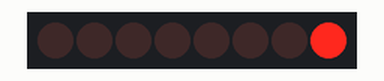
Bench run of a sketch on a simulated Arduino Uno, built with avr-gcc and run on an emulated ATmega328P. Parts: 8 shift-register outputs drawn as a row of LEDs (first output left, lit = HIGH). Wiring (inferred from the names in the program): shift register (74HC595): data pin 6; shift clock pin 3. Wiring (inferred from the signals the program sends): row of LEDs: on Q0, Q1, Q2, Q3, Q4, Q5, Q6, Q7.

Above: at 7.3 s.
At 7.97 s:
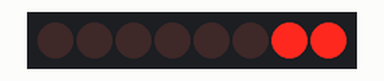
At 15.87 s:
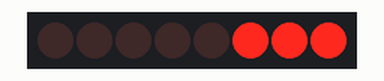
At 29.73 s:
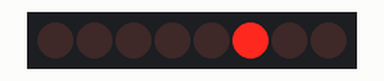
Timing chart, 0 to 37.1 s (numbered marks = the images above):
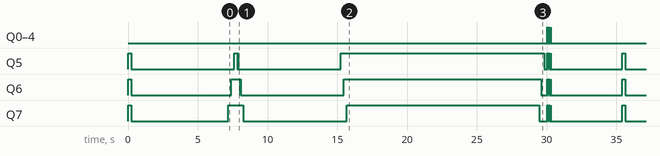

Measured:
- by itself, Q7: LOW → HIGH at 0.01 s, → LOW 0.21 s later, → HIGH 7.0 s later, → LOW 1.1 s later, … (14 changes in this stretch)

The sketch:

MM5450N_Driver.ino
```cpp
// Program..: stairway_v.1_code.pde
// Author...: l.e. hughes
// Date.....: 27 May 2011
// Notes....: Basic, simple example of using shift registers to control the MM5450/5451
//            LED driver. This program was specifically written for the 5450, but should
//            also work with the 5451 and be easily modified for others. The 5450/5451
//            is latching and requires 36 signal databits to send all of the information
//            to control the LEDs (34 for the 5450; 35 for the 5451). There are minor
//            differences in the chip between the manufacturers, please read the appropriate
//            datasheet(s) before connecting power.
//
#define BITSB 8                        // number of bits per byte, used for code clarity
#define DATABITS 36                    // what we must send to the chip in order to control the lights
#define STARTBIT 1                     // value of the starting bit;

const int clockPin  = 3;               // connect Arduino pin 3 to clock pin (21) on the 5450
const int dataPin   = 6;               // connect Arduino pin 6 to data pin (22) on the 5450
const int delayTime = 200;             // delay between lights

// The following line just computes the number of bytes we will need in the ledArray to hold all of
// bits of data for the signal; it could be declared statically.
//
const int arrayLen  = (int)((DATABITS - 1) / BITSB) + 1;

// This is the actual array that will hold the signal bits. This program, for the 5450/5451, will
// need 5 bytes for a total of 40 bits.
//
byte ledArray[arrayLen];               // for this chip, length is 5 and that could hold 40 values

typedef enum                           // this exists primarily for code clarity
{
    OFF, ON
} ledState;

// Start program -------------------------------------------------------------------------------------
//
void setup()
{
	pinMode(clockPin, OUTPUT);           // we don't need a latch pin since the 5450/5451 latched after
	pinMode(dataPin,  OUTPUT);           // receiving the 36 databits
	allOff();                            // start with all lights off
}

void loop()
{
	allOn();                             // turn all lights on
	sendDatabits();
	delay(delayTime);

	allOff();                            // turn all lights off
	sendDatabits();
	delay(delayTime);

	for(int i = 1; i < DATABITS; i++)    // turn all lights on, in numerical order, starting with light 1
	{
		setLight(i, ON);
		sendDatabits();
		delay(delayTime);
	}

	for(int i = (DATABITS - 1); i > 0; i--)
	{
		setLight(i, OFF);                  // turn all lights off, in reverse numerical order, starting
		sendDatabits();                    // with the last light
		delay(delayTime);
	}

	for(int i = (DATABITS - 1); i > 0; i--)
	{
		setLight(i, ON);                   // turn all lights on, in reverse numerical order, starting
		sendDatabits();                    // with the last light
		delay(delayTime);
	}

	for(int i = 1; i < DATABITS; i++)    // turn all lights off, in numerical order, starting with light 1
	{
		setLight(i, OFF);
		sendDatabits();
		delay(delayTime);
	}

	for(int i = 0; i < 3; i++)            // flash the lights 3 times
	{
		allOn();
		sendDatabits();
		allOff();
		sendDatabits();
		delay(100);
	}
	delay(5000);                          // wait 5 seconds before starting loop over

// Other examples:
//
// setLight(1,ON);                    // This would turn light 1 on
// sendDatabits();
// toggleLight(1);                    // This would turn it off
// sendDatabits();
// setLight(2,ON);                    // Turn on lights 2 and 4
// setLight(4,ON);
// sendDatabits();
}

// Subroutine that sends all of the DATABITS to the chip. It begins by first sending the startbit, then it
// uses the Arduino shiftOut function to send the bits in each byte of the ledArray. I could have put the
// STARTBIT into the ledArray but decided that I liked it better outside of the array. Any time you want
// to turn lights on or off, this routine must be called after setting the appropriate bits in the ledArray.
//
void sendDatabits()
{
	digitalWrite(clockPin, LOW);
	delay(2);
	digitalWrite(dataPin, STARTBIT);
	delay(2);
	digitalWrite(clockPin, HIGH);
	delay(5);
	digitalWrite(clockPin, LOW);
	delay(2);
	for(int i = 0; i < arrayLen; i++)
	{
		shiftOut(dataPin, clockPin, LSBFIRST, ledArray[i]);
	}

}

// Subroutine that takes a light (output pin) as a sole argument and sets the bit value for that pin
// to the opposite of its current setting (toggle).
//
void toggleLight(int pin)
{
	byte arrayElem = int((pin - 1) / BITSB);                 // which element of the ledArray is pin in
	byte byteElem  = (pin - (arrayElem * BITSB)) - 1;        // and which bit in that byte is the pin
	ledArray[arrayElem] ^= (1 << byteElem);                  // toggle byteElem
}

// Subroutine that takes a light (output pin) and an additional argument and sets the bit value
// for that pin appropriately
//
void setLight(int pin, byte val)
{
	byte arrayElem = int((pin - 1) / BITSB);                 // which element of the ledArray is pin in
	byte byteElem  = (pin - (arrayElem * BITSB)) - 1;        // and which bit in that byte is the pin
	ledArray[arrayElem] |= (val << byteElem);                // zero vals require a two-step process,
	if(val == 0)                                             // first we set them to a one and then
	{
		ledArray[arrayElem] ^= (1 << byteElem);                // toggle them
	}
}

// Subroutine that turns all lights on. Because the STARTBIT is 1 or ON, we don't want to set any
// bits above 35 to ON, lest it be interpreted as the start of another set of databits. Better error
// checking would be to make sure that no bit > 35 was ever set to 1.
//
void allOn()
{
	for(int i = 1; i < DATABITS; i++)
	{
		setLight(i, ON);
	}
}

// Subroutine that turns all lights off
//
void allOff()
{
	for(int i = 0; i < arrayLen; i++)
	{
		ledArray[i] = 0;
	}
}
```
